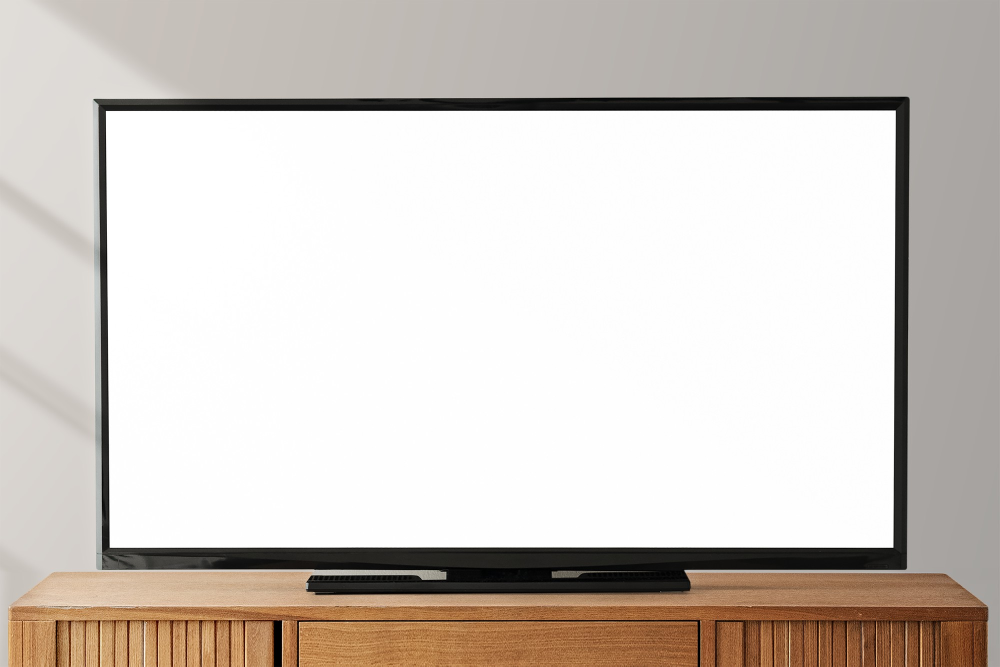
#> input picture tv.jpg, 2000 x 1333 px (shown at 1/2 size)
$ python drawing.py
#> lines starting #> are read from the running program, lines starting #| are printed output that depends on the picture
import cv2

tv = cv2.imread('tv.jpg')
#> tv is the input picture: shape (1333, 2000, 3); mean B, G, R 196, 202.1, 209.2

print(tv.shape)
#| (1333, 2000, 3)

line = cv2.line(tv, (300,400), (600,400), (255, 0, 0), 10)

rectangle = cv2.rectangle(tv, (350, 500), (600, 800), (255, 0, 255), 10)

circle = cv2.circle(tv, (1000, 500), 100, (0, 0, 255), 10)

cv2.putText(tv, "You are welcome to OffiongBassey's channel, please subscribe!", (500, 1000), cv2.FONT_HERSHEY_SIMPLEX, 1, (255, 0, 0), 2)
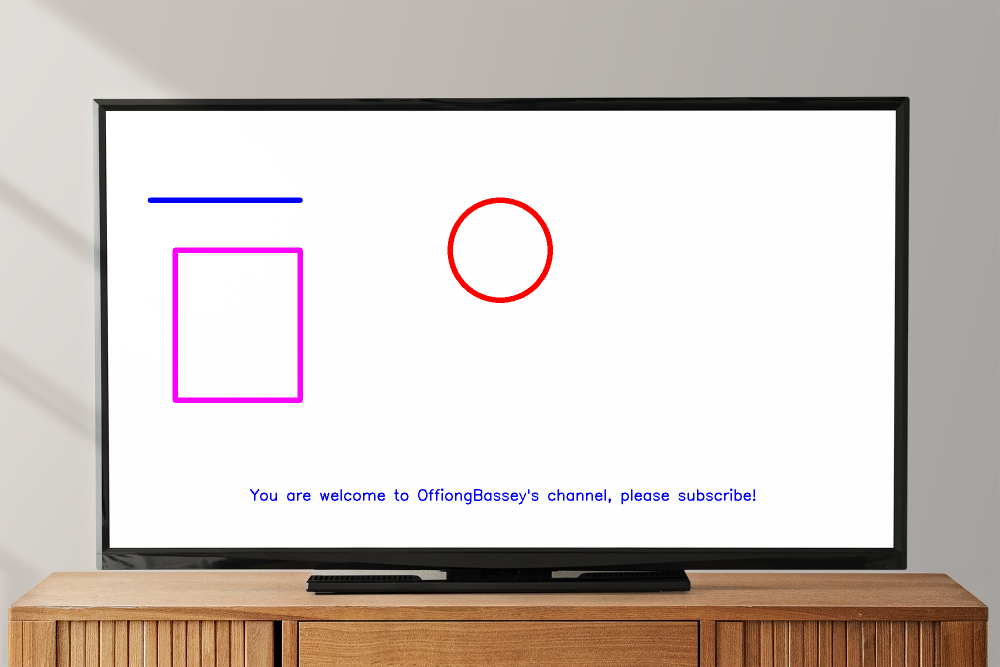
#> tv: shape (1333, 2000, 3) (shown at 1/2 size); mean B, G, R 195.3, 199.4, 208.3

cv2.imshow('tv', tv)
cv2.imshow('line', line)
cv2.imshow('rectangle', rectangle)
cv2.imshow('cirle', circle)
cv2.waitKey(0)
